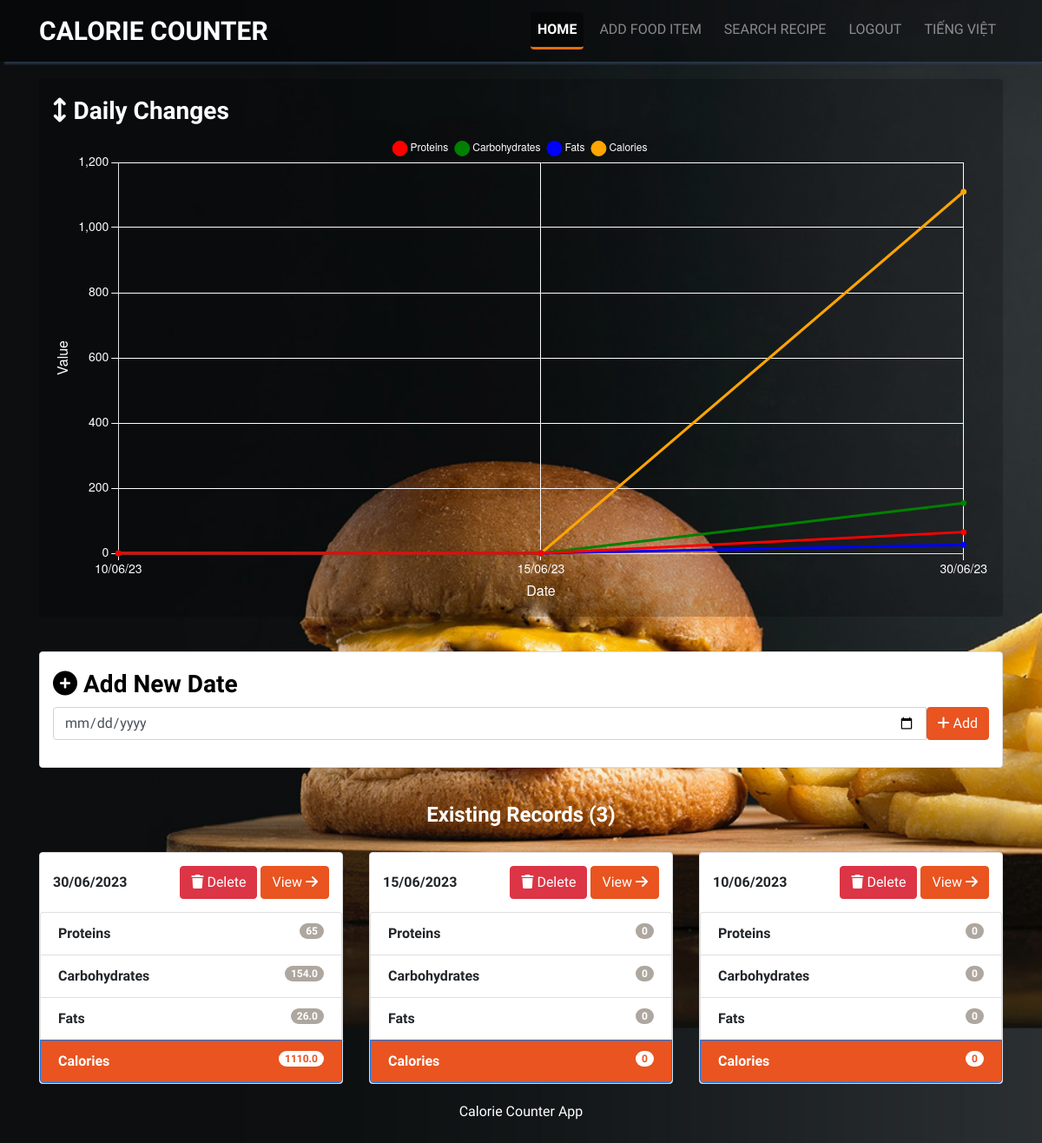
Screenshot of / (signed in) with the database file from the repository.
### website/models.py (models this page shows)
class Log(db.Model):
    id = db.Column(db.Integer, primary_key=True)
    date = db.Column(db.Date, nullable=False)
    foods = db.relationship('Food', secondary=log_food, lazy='dynamic')
    user_id = db.Column(db.Integer, db.ForeignKey('user.id'))

### website/routes.py (the view)
@main.route('/')
@login_required
def index():
    logs = Log.query.filter_by(user_id=current_user.id).order_by(Log.date.desc()).all()
    log_dates = []
    dates = []
    proteins = []
    carbs = []
    fats = []
    calories = []
    counter = 0
    for log in logs:
        totals = {
            'proteins': 0,
            'carbs': 0,
            'fats': 0,
            'calories': 0
        }
        for food in log.foods:
            quantity = db.session.query(log_food.c.quantity).filter_by(log_id=log.id, food_id=food.id).scalar()
            totals['proteins'] += food.proteins * quantity
            totals['carbs'] += food.carbs * quantity
            totals['fats'] += food.fats * quantity
            totals['calories'] += food.calories * quantity
        totals['proteins'] = round(totals['proteins'], 3)
        totals['carbs'] = round(totals['carbs'], 3)
        totals['fats'] = round(totals['fats'], 3)
        totals['calories'] = round(totals['calories'], 3)
        log_dates.append({
            'log': log,
            'totals': totals
        })
        if counter <= 30:
            dates.insert(0, log.date.strftime('%d/%m/%y'))
            proteins.insert(0, totals['proteins'])
            carbs.insert(0, totals['carbs'])
            fats.insert(0, totals['fats'])
            calories.insert(0, totals['calories'])
        counter += 1
    return render_template('index.html', log_dates=log_dates, user=current_user, dates=dates, proteins=proteins, carbs=carbs, fats=fats, calories=calories)

### website/models.py (called while the page is built)
    @property
    def calories(self):
        return round(self.proteins * 4 + self.carbs * 4 + self.fats * 9, 3)

### website/templates/index.html (shortened to what this page needs)
{% extends "base.html" %} {% block title %}{{ _('home')|capitalize }}{% endblock %}
{% block content %}
<div class="row t20">
	<div class="col-lg-12">
		<div class="chart-container">
			<h3 class="lean-h text-white">
				<i class="fa-solid fa-arrows-up-down"></i> {{ _('Daily Changes') }}
			</h3>
			<canvas id="myChart"></canvas>
		</div>
	</div>
</div>
<div class="row t20">
	<div class="col-lg-12">
		<div class="panel panel-default">
			<div class="panel-body">
				<h3 class="lean-h text-black">
					<i class="fa-solid fa-plus-circle"></i> {{ _('Add New Date') }}
				</h3>
				<form action="{{ url_for('main.create_log') }}" method="POST" role="form">
					<div class="form-group">
						<div class="input-group">
							<input type="date" class="form-control" name="date" placeholder="Select New Date" aria-label="date" aria-describedby="add-btn">
							<span class="input-group-btn">
							<button type="submit" class="btn btn-primary" id="add-btn">
								<i class="fa-solid fa-plus"></i> {{ _('Add') }}
							</button>
							</span>
						</div>
					</div>
				</form>
			</div>
		</div>
	</div>
</div>
<div class="row t20">
	<div class="col-lg-12">
		<h4 class="text-center text-white"><strong>{{ _('Existing Records') }} ({{ log_dates|count }})</strong></h4>
	</div>
</div>
{% for row in log_dates|batch(4) %}
<div class="row t20">
	{% for log_date in row %}
	<div class="col-lg-4">
		<div class="panel panel-default">
			<div class="panel-body-2 text-bold">
				<span>
					 {{ log_date.log.date.strftime('%d/%m/%Y') }}
				</span>
				<div>
					<a href="{{ url_for('main.delete_log', log_id=log_date.log.id) }}" class="btn btn-danger btn-xs">
						<i class="fa-solid fa-trash"></i> {{ _('Delete') }}
					</a>
					<a class="btn btn-primary btn-xs" href="{{ url_for('main.view', log_id=log_date.log.id)}}">
						{{ _('View') }} <i class="fa-solid fa-arrow-right"></i>
					</a>
				</div>
			</div>
			<ul class="list-group">
				<li class="list-group-item text-bold"><span class="badge">{{ log_date.totals.proteins }}</span> {{ _('Proteins') }} </li>
				<li class="list-group-item text-bold"><span class="badge">{{ log_date.totals.carbs }}</span> {{ _('Carbohydrates') }} </li>
				<li class="list-group-item text-bold"><span class="badge">{{ log_date.totals.fats }}</span> {{ _('Fats') }} </li>
				<li class="list-group-item text-bold active"><span class="badge">{{ log_date.totals.calories }}</span> {{ _('Calories') }} </li>
			</ul>
		</div>
	</div>
	{% endfor %}
</div>
{% endfor %}
{% endblock %}
{% block script %}
<script>
	// Get the data from the backend or define it directly
	var dates = {{ dates | tojson }};
	var proteins = {{ proteins | tojson }};
	var carbs = {{ carbs | tojson }};
	var fats = {{ fats | tojson }};
	var calories = {{ calories | tojson }};
	// Create a new Chart instance
	var ctx = document.getElementById('myChart').getContext('2d');
	var myChart = new Chart(ctx, {
		type: 'line',
		data: {
			labels: dates,
			datasets: [
			{
				label: '{{ _('Proteins') }}',
				data: proteins,
				borderColor: 'red',
				backgroundColor: 'transparent',
				pointBackgroundColor: 'red', // Change the color of the data point circle
			},
			{
				label: '{{ _('Carbohydrates') }}',
				data: carbs,
				borderColor: 'green',
				backgroundColor: 'transparent',
				pointBackgroundColor: 'green',
			},
			{
				label: '{{ _('Fats') }}',
				data: fats,
				borderColor: 'blue',
				backgroundColor: 'transparent',
				pointBackgroundColor: 'blue',
			},
			{
				label: '{{ _('Calories') }}',
				data: calories,
				borderColor: 'orange',
				backgroundColor: 'transparent',
				pointBackgroundColor: 'orange',
			},
			],
		},
		options: {
			responsive: true,
			scales: {
				x: {
					display: true,
					title: {
						display: true,
						text: '{{ _('Date') }}',
						color: 'white', // Change the color of the x-axis title
						font: {
							size: 16, // Increase the font size of the x-axis labels
						},
					},
					ticks: {
						color: 'white', // Change the color of the x-axis labels
						maxRotation: 0,
						autoSkip: true,
						maxTicksLimit: 10, // Adjust the number of visible ticks as needed
						font: {
							size: 14, // Increase the font size of the x-axis labels
						},
					},
					grid: {
						color: 'white', // Change the color of the x-axis grid lines
					},
				},
				y: {
					display: true,
					title: {
						display: true,
						text: '{{ _('Value') }}',
						color: 'white', // Change the color of the y-axis title
						font: {
							size: 16, // Increase the font size of the x-axis labels
						},
					},
					ticks: {
						color: 'white', // Change the color of the y-axis labels
						font: {
							size: 14, // Increase the font size of the y-axis labels
						},
					},
					grid: {
						color: 'white', // Change the color of the y-axis grid lines
					},
				},
			},
			plugins: {
				legend: {
					labels: {
						usePointStyle: true,
						color: 'white'
					},
				}
			}
		},
	});
</script>
{% endblock%}

### website/templates/base.html (shortened to what this page needs)
<!DOCTYPE html>
<html lang="en">
	<head>
		<link
		rel="stylesheet"
		href="https://stackpath.bootstrapcdn.com/bootstrap/4.4.1/css/bootstrap.min.css"
		/>
		<link rel="stylesheet" href="https://cdnjs.cloudflare.com/ajax/libs/font-awesome/6.4.0/css/all.min.css" />
		<link rel="stylesheet" href="https://cdnjs.cloudflare.com/ajax/libs/flag-icon-css/6.7.0/css/flag-icons.min.css" />
		<link rel="stylesheet" href="{{ url_for('static', filename='styles.css')}}" />
	</head>
	<body class="main-img">
		<nav class="navbar navbar-expand-lg navbar-dark justify-content-between">
			<div class="container">
				<a class="navbar-brand mr-auto" href="{{ url_for('main.index') }}">
					<span>{{ _('CALORIE COUNTER') }}</span>
				</a>
				<div class="collapse navbar-collapse" id="navbarSupportedContent">
					<ul class="navbar-nav ml-auto nav-pills nav-justified">
						{% if user.is_authenticated %}
						<li role="presentation" class="nav-item {% if request.path == url_for('main.index') %}active{% endif %}">
							<a class="nav-link" href="{{ url_for('main.index') }}" title="Home">{{ _('home') }}</a>
						</li>
						<li role="presentation" class="nav-item {% if request.path == url_for('main.add') or request.path == url_for('main.search')  %}active{% endif %}">
							<a class="nav-link" href="{{ url_for('main.add') }}" title="Add Food Item">{{ _('add food item') }}</a>
						</li>
						<li role="presentation" class="nav-item {% if request.path == url_for('main.search_recipe') %}active{% endif %}">
							<a class="nav-link" href="{{ url_for('main.search_recipe') }}" title="Search Recipe">{{ _('search recipe') }}</a>
						</li>
						<li role="presentation">
							<a class="nav-item nav-link" id="logout" href="/logout">{{ _('logout') }}</a>
						</li>
						{% endif %}
						<li class="nav-item dropdown">
							{% if session['language'] == 'vi' %}
							<a class="nav-item nav-link" href="{{ url_for('change_language', language_code='en') }}">
								<i class="fi fi-us"></i>
								English
							</a>
							{% else %}
							<a class="nav-item nav-link" href="{{ url_for('change_language', language_code='vi') }}">
								Tiếng Việt
							</a>
							{% endif %}
						</li>
					</ul>
				</div>
			</div>
		</nav>
		<div class="container">
            {% block content %} {% endblock %}
			<footer>
				<div class="row pad mb-5">
					<div class="col-lg-12 text-center text-white">
						<span>{{ _('Calorie Counter App')}}</span>
					</div>
				</div>
			</footer>
		</div>
		{% block script %}{% endblock %}
	</body>
</html>

### website/static/styles.css (style rules this page uses)
body { background: rgba(0, 0, 0, 0); font-family: 'Ubuntu', sans-serif; }
.navbar { box-shadow: 7px 1px 2px 2px rgba(44, 62, 80, .8); background-color: rgba(0, 0, 0, .4); }
.navbar-brand span { font-size: 30px; color: white; font-family: 'Oswald'; padding-top: 0px; margin-top: 0px; font-weight: bolder; }
.main-img { background-image: url('img/hero-bg.jpg'); background-size: cover; background-position: center; background-attachment: fixed; background-repeat: no-repeat; }
.t20 { margin-top: 20px; }
.nav-pills>li.active>a, .nav-pills>li.active>a:hover, .nav-pills>li.active>a:focus { color: white; border-bottom: 3px solid #e26d0d; font-weight: bolder; background: rgba(0, 0, 0, .4); }
.nav-justified>li>a { text-transform: uppercase; color: white; overflow: auto; white-space: nowrap; }
.nav-pills>li+li { padding-left: 10px; }
.text-bold { font-weight: bolder !important; }
.lean-h { margin-top: 5px; margin-bottom: 10px; font-weight: bolder; }
.text-black { color: black !important; }
.text-white { color: white !important; }
.btn-primary { color:#ffffff; background-color:#e95420; border-color:#e95420 }
.panel { margin-bottom:20px; background-color:#ffffff; border:1px solid transparent; border-radius:4px; -webkit-box-shadow:0 1px 1px rgba(0,0,0,0.05); box-shadow:0 1px 1px rgba(0,0,0,0.05); }
.panel-default { border-color:#dddddd }
.panel-body { padding: 15px; }
.panel-body-2 { padding: 15px; display: flex; align-items: center; justify-content: space-between; }
.badge { display:inline-block; min-width:10px; padding:3px 7px; font-size:12px; font-weight:bold; color:#ffffff; line-height:1; vertical-align:middle; white-space:nowrap; text-align:center; background-color:#aea79f; border-radius:10px }
.list-group-item.active { color: #ffffff !important; background-color:#e95420 !important; }
.list-group-item.active>.badge { color:#e95420; background-color:#ffffff }
.list-group-item>.badge { float:right }
.chart-container { margin-bottom: 20px; overflow: hidden; background-color: rgba(0, 0, 0, 0.2); padding: 15px; border-radius:4px; }
#myChart { width: 100% !important; min-height: 40vh !important; margin: 0; display: block; color: #ffffff; }
@media (min-width: 992px) { #myChart { width: 100% !important; } }

### rows the page displays
Log: log "30/06/2023"
Log: log "15/06/2023"
Log: log "10/06/2023"

### other values shown
{{ log_dates|count }} "3"
{{ log_date.totals.proteins }} "65" "0" "0"
{{ log_date.totals.carbs }} "154.0" "0" "0"
{{ log_date.totals.fats }} "26.0" "0" "0"
{{ log_date.totals.calories }} "1110.0" "0" "0"
chart data {{ dates | tojson }} ["10/06/23", "15/06/23", "30/06/23"]
chart data {{ proteins | tojson }} [0, 0, 65]
chart data {{ carbs | tojson }} [0, 0, 154.0]
chart data {{ fats | tojson }} [0, 0, 26.0]
